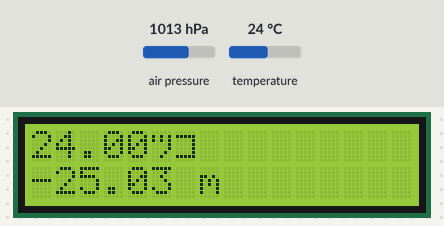
The sketch below on a simulated Arduino Uno, built with avr-gcc and run on an emulated ATmega328P. Shown: 16×2 character LCD. Inputs (shaded band) come from the test bench; at power-on: air pressure 1013 hPa, temperature 24 °C. What the sketch prints to the serial monitor is not drawn.

Above: at 1.2 s.
1.3 s: air pressure set to 952 hPa
At 4.8 s:
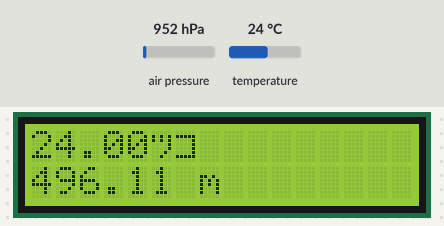
5.1 s: temperature set to 12 °C
At 7.5 s:
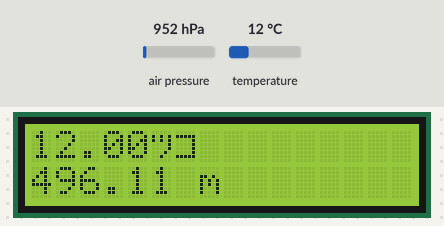
8.6 s: air pressure set to 975 hPa
At 11.4 s:
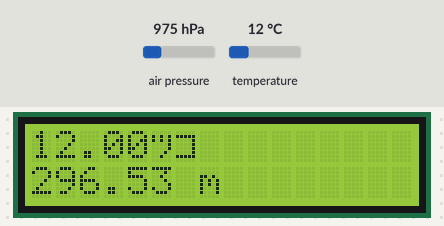
12.1 s: temperature set to 19 °C
At 15.2 s:
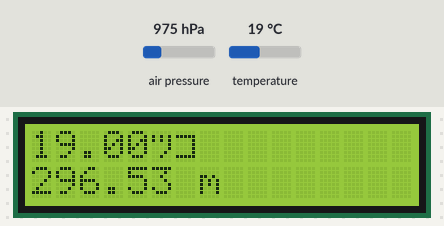
Timing chart, 0 to 16.7 s (numbered marks = the images above; inputs shaded):
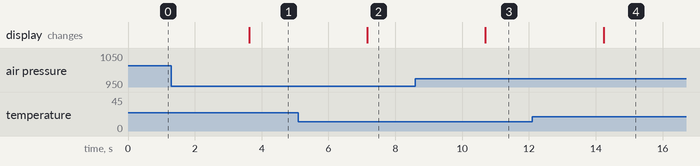

Measured:
- after the input at 1.3 s, the display: changes after 2.3 s (image 1)
- after the input at 5.1 s, the display: changes after 2.1 s (image 2)
- after the input at 8.6 s, the display: changes after 2.1 s (image 3)
- after the input at 12.1 s, the display: changes after 2.1 s (image 4)

The sketch:

barometroLCDI2C.ino
```cpp
#include <Adafruit_BMP280.h>
#include <Wire.h>
#include <LiquidCrystal_I2C.h>

#define endereco 0x27
#define colunas 16
#define linhas 2

LiquidCrystal_I2C lcd(endereco, colunas, linhas);

Adafruit_BMP280 bmp;
float seaLevelPressure = 1010.0;
bool showAlti = true;

void setup() {
  //barometro
  Serial.begin(9600);
  bmp.begin(0x76);

  //ldc i2c
  lcd.init();
  //liga a iluminação do display
  lcd.backlight();
  //limpar o display
  lcd.clear();
}

void loop() {

  showAlti = !showAlti;

  Serial.print("Temperature = ");
  Serial.print(bmp.readTemperature());
  Serial.println(" C");

  Serial.print((bmp.readTemperature() * 9.0) / 5.0 + 32);
  Serial.println(" F");

  Serial.print("Pressure = ");
  Serial.print(bmp.readPressure());
  Serial.println(" Pa");

  float alti = bmp.readAltitude(seaLevelPressure);

  Serial.print("Altitude = ");
  Serial.print(alti);
  Serial.println("m");

  Serial.println();

  lcd.clear();
  String temp = String(bmp.readTemperature())+"º";
   lcd.print(temp);
  //delay(2000); //5 sengundos
  lcd.setCursor(0,1); //posiciona o cursor na primeira coluna e
  //linha 2
  String alt = String(alti)+" m";
  lcd.print(alt);
  delay(3500);
}
```
